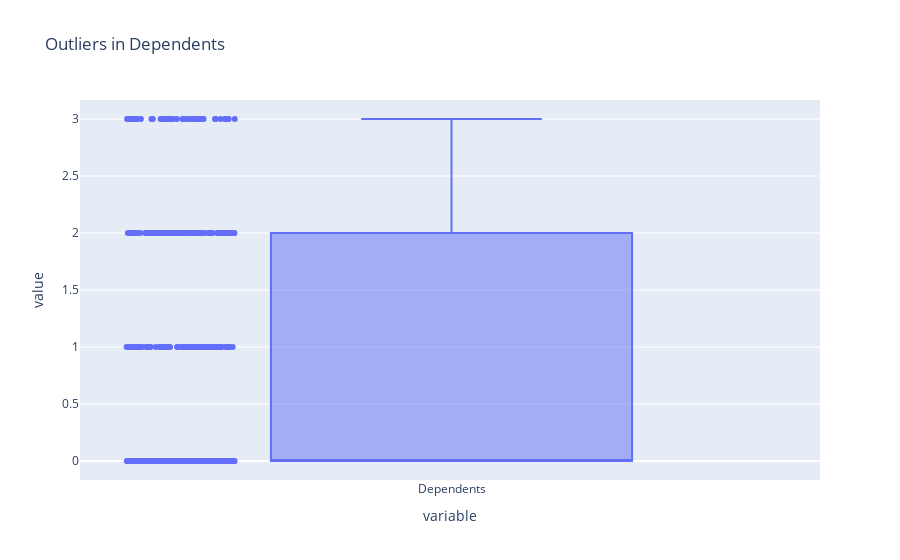
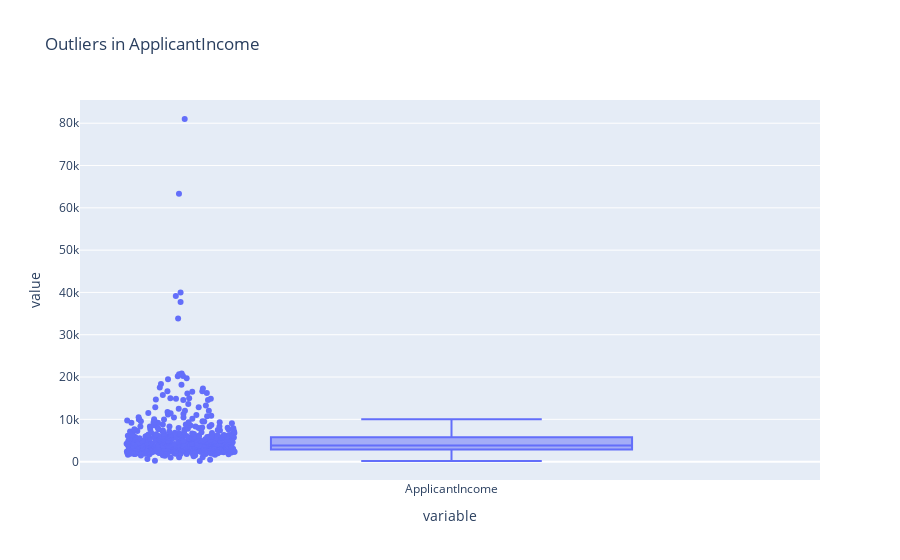
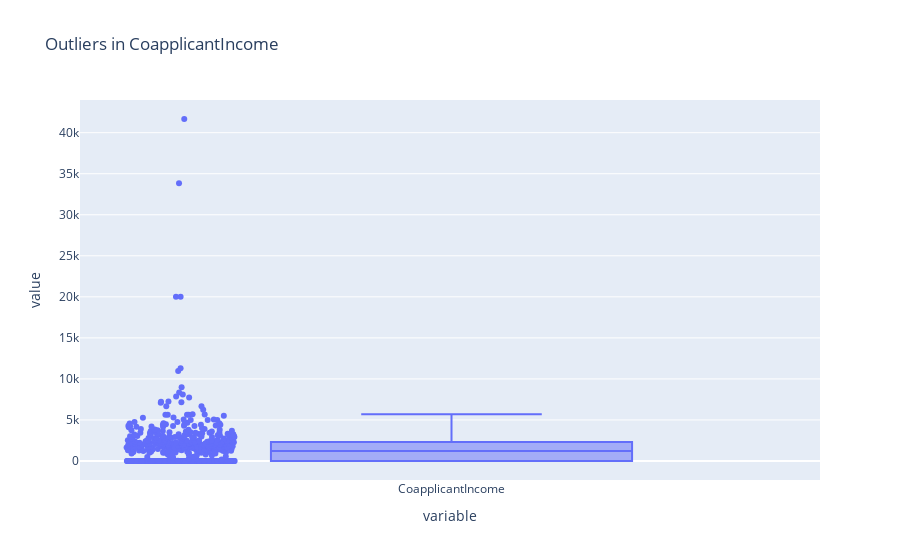
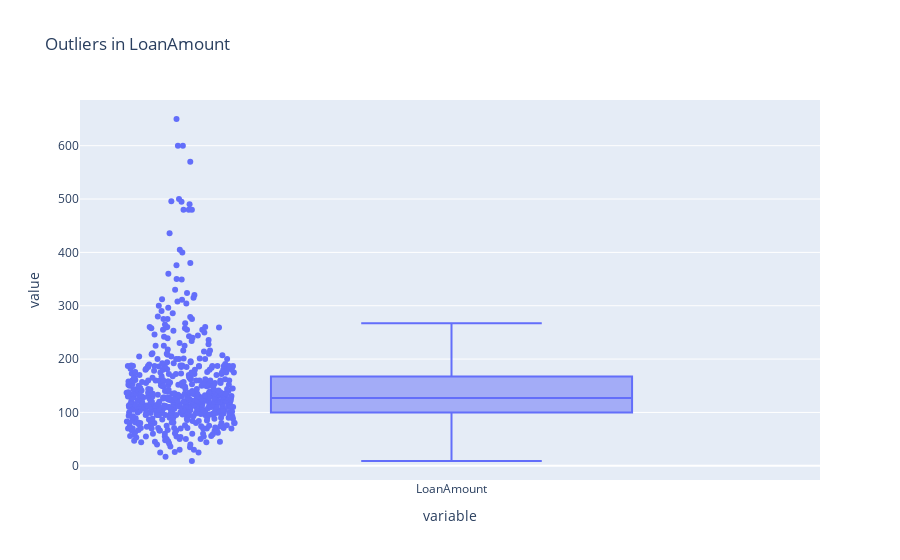

The cell these charts' notebook holds for them, in order:
### Code cell
for column in df.columns:
    if column in numeric_columns:
        fig = px.box(df[column], points="all", title=f"Outliers in {column}")
        fig.show()

### Figure 1 — Plotly figure (JSON) as saved in the notebook; plotly's stock layout.template omitted (floating-point values rounded to 4 significant figures; data arrays with more than 128 entries replaced by an {"elided": "..."} marker saying what was removed)
{"data": [{"alignmentgroup": "True", "boxpoints": "all", "hovertemplate": "variable=%{x}<br>value=%{y}<extra></extra>", "legendgroup": "", "marker": {"color": "#636efa"}, "name": "", "notched": false, "offsetgroup": "", "orientation": "v", "showlegend": false, "type": "box", "x": {"elided": "598 str values"}, "x0": " ", "xaxis": "x", "y": {"elided": "598 int values"}, "y0": " ", "yaxis": "y"}], "layout": {"boxmode": "group", "legend": {"tracegroupgap": 0}, "title": {"text": "Outliers in Dependents"}, "xaxis": {"anchor": "y", "domain": [0, 1], "title": {"text": "variable"}}, "yaxis": {"anchor": "x", "domain": [0, 1], "title": {"text": "value"}}}}

### Figure 2 — Plotly figure (JSON) as saved in the notebook; plotly's stock layout.template omitted (floating-point values rounded to 4 significant figures; data arrays with more than 128 entries replaced by an {"elided": "..."} marker saying what was removed)
{"data": [{"alignmentgroup": "True", "boxpoints": "all", "hovertemplate": "variable=%{x}<br>value=%{y}<extra></extra>", "legendgroup": "", "marker": {"color": "#636efa"}, "name": "", "notched": false, "offsetgroup": "", "orientation": "v", "showlegend": false, "type": "box", "x": {"elided": "598 str values"}, "x0": " ", "xaxis": "x", "y": {"elided": "598 int values"}, "y0": " ", "yaxis": "y"}], "layout": {"boxmode": "group", "legend": {"tracegroupgap": 0}, "title": {"text": "Outliers in ApplicantIncome"}, "xaxis": {"anchor": "y", "domain": [0, 1], "title": {"text": "variable"}}, "yaxis": {"anchor": "x", "domain": [0, 1], "title": {"text": "value"}}}}

### Figure 3 — Plotly figure (JSON) as saved in the notebook; plotly's stock layout.template omitted (floating-point values rounded to 4 significant figures; data arrays with more than 128 entries replaced by an {"elided": "..."} marker saying what was removed)
{"data": [{"alignmentgroup": "True", "boxpoints": "all", "hovertemplate": "variable=%{x}<br>value=%{y}<extra></extra>", "legendgroup": "", "marker": {"color": "#636efa"}, "name": "", "notched": false, "offsetgroup": "", "orientation": "v", "showlegend": false, "type": "box", "x": {"elided": "598 str values"}, "x0": " ", "xaxis": "x", "y": {"elided": "598 float values"}, "y0": " ", "yaxis": "y"}], "layout": {"boxmode": "group", "legend": {"tracegroupgap": 0}, "title": {"text": "Outliers in CoapplicantIncome"}, "xaxis": {"anchor": "y", "domain": [0, 1], "title": {"text": "variable"}}, "yaxis": {"anchor": "x", "domain": [0, 1], "title": {"text": "value"}}}}

### Figure 4 — Plotly figure (JSON) as saved in the notebook; plotly's stock layout.template omitted (floating-point values rounded to 4 significant figures; data arrays with more than 128 entries replaced by an {"elided": "..."} marker saying what was removed)
{"data": [{"alignmentgroup": "True", "boxpoints": "all", "hovertemplate": "variable=%{x}<br>value=%{y}<extra></extra>", "legendgroup": "", "marker": {"color": "#636efa"}, "name": "", "notched": false, "offsetgroup": "", "orientation": "v", "showlegend": false, "type": "box", "x": {"elided": "598 str values"}, "x0": " ", "xaxis": "x", "y": {"elided": "598 int values"}, "y0": " ", "yaxis": "y"}], "layout": {"boxmode": "group", "legend": {"tracegroupgap": 0}, "title": {"text": "Outliers in LoanAmount"}, "xaxis": {"anchor": "y", "domain": [0, 1], "title": {"text": "variable"}}, "yaxis": {"anchor": "x", "domain": [0, 1], "title": {"text": "value"}}}}
